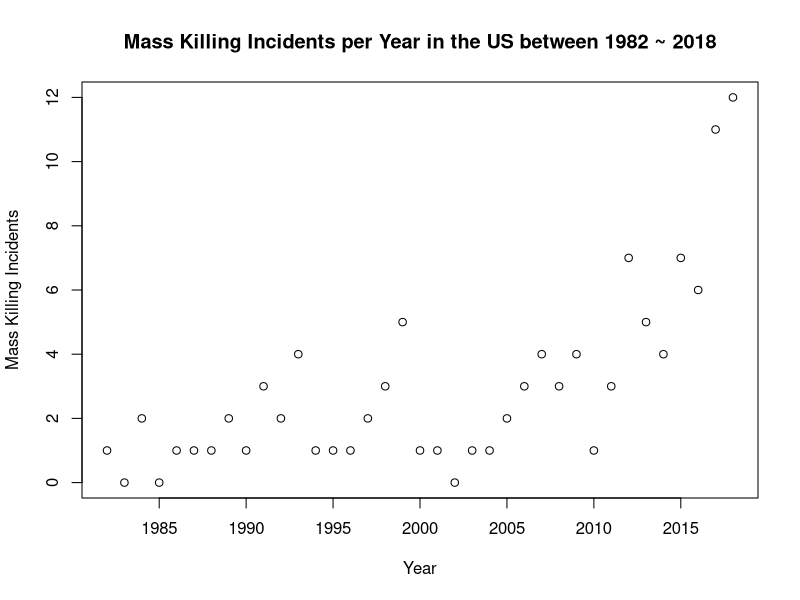
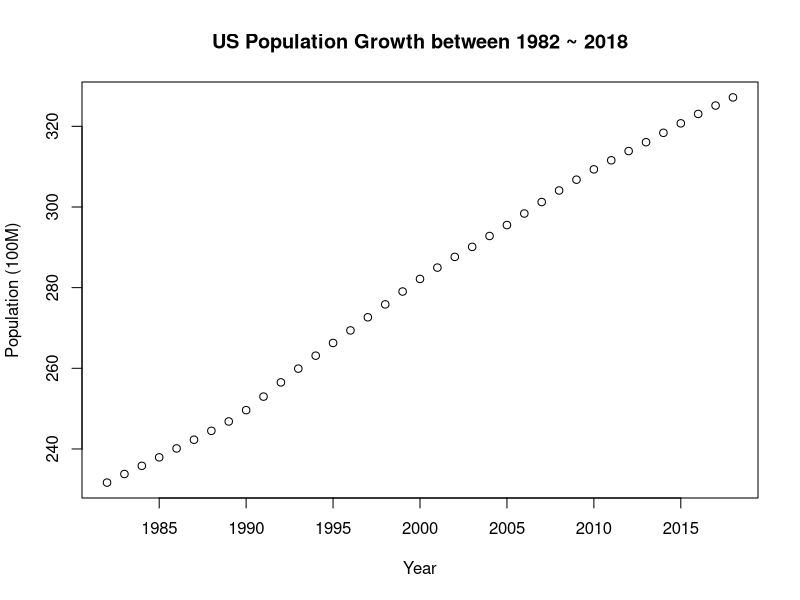
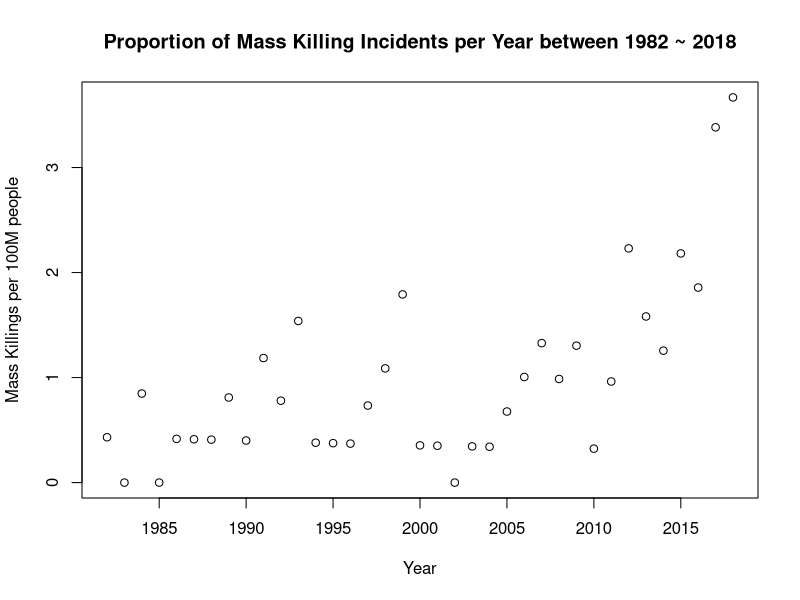

These charts were generated, in order, by the following R code:
## ---- chunk 1
knitr::opts_chunk$set(echo = TRUE)
## ---- chunk 2
# load the data

library("readr")
kill_df = read.csv("masskill.csv")
## ---- chunk 3
plot(kill_df$year, kill_df$masskill, main = "Mass Killing Incidents per Year in the US between 1982 ~ 2018", xlab = "Year", ylab = "Mass Killing Incidents")
## ---- chunk 4
plot(kill_df$year, kill_df$popn, main = "US Population Growth between 1982 ~ 2018", xlab = "Year", ylab = "Population (100M)")
## ---- chunk 5
plot(kill_df$year, kill_df$masskill/(kill_df$popn/100), main = "Proportion of Mass Killing Incidents per Year between 1982 ~ 2018", xlab = "Year", ylab = "Mass Killings per 100M people")
## ---- chunk 6
glm(formula = masskill ~ I(year - 1982), family = "poisson", offset = log(popn/100), data = kill_df)
